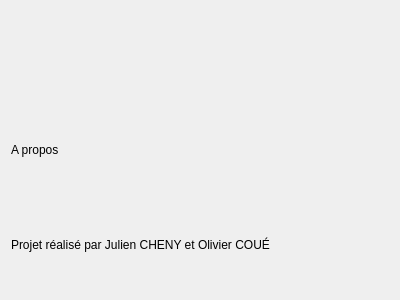
<?xml version="1.0" encoding="UTF-8"?>
<ui version="4.0">
 <class>AboutDialog</class>
 <widget class="QDialog" name="AboutDialog">
  <property name="geometry">
   <rect>
    <x>0</x>
    <y>0</y>
    <width>400</width>
    <height>300</height>
   </rect>
  </property>
  <property name="windowTitle">
   <string>A propos</string>
  </property>
  <layout class="QVBoxLayout" name="verticalLayout">
   <item>
    <widget class="QLabel" name="label">
     <property name="text">
      <string/>
     </property>
    </widget>
   </item>
   <item>
    <widget class="QLabel" name="label_2">
     <property name="text">
      <string>A propos</string>
     </property>
    </widget>
   </item>
   <item>
    <widget class="QLabel" name="label_3">
     <property name="text">
      <string>Projet réalisé par Julien CHENY et Olivier COUÉ</string>
     </property>
    </widget>
   </item>
  </layout>
 </widget>
 <resources/>
 <connections/>
</ui>
